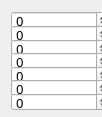
   <widget class="QWidget" name="layoutWidget">
    <property name="geometry">
     <rect>
      <x>700</x>
      <y>650</y>
      <width>102</width>
      <height>117</height>
     </rect>
    </property>
    <property name="minimumSize">
     <size>
      <width>100</width>
      <height>18</height>
     </size>
    </property>
    <property name="maximumSize">
     <size>
      <width>16777215</width>
      <height>117</height>
     </size>
    </property>
    <layout class="QVBoxLayout" name="verticalLayout_3">
     <property name="spacing">
      <number>0</number>
     </property>
     <item>
      <widget class="QSpinBox" name="elevator_speed_control">
       <property name="sizePolicy">
        <sizepolicy hsizetype="Preferred" vsizetype="Preferred">
         <horstretch>0</horstretch>
         <verstretch>0</verstretch>
        </sizepolicy>
       </property>
       <property name="minimumSize">
        <size>
         <width>100</width>
         <height>18</height>
        </size>
       </property>
       <property name="maximumSize">
        <size>
         <width>100</width>
         <height>117</height>
        </size>
       </property>
       <property name="baseSize">
        <size>
         <width>0</width>
         <height>0</height>
        </size>
       </property>
       <property name="font">
        <font>
         <family>aakar</family>
         <pointsize>10</pointsize>
        </font>
       </property>
       <property name="styleSheet">
        <string notr="true"/>
       </property>
       <property name="minimum">
        <number>-999999999</number>
       </property>
       <property name="maximum">
        <number>999999999</number>
       </property>
      </widget>
     </item>
     <item>
      <widget class="QSpinBox" name="lower_LM_speed_control">
       <property name="sizePolicy">
        <sizepolicy hsizetype="Preferred" vsizetype="Preferred">
         <horstretch>0</horstretch>
         <verstretch>0</verstretch>
        </sizepolicy>
       </property>
       <property name="minimumSize">
        <size>
         <width>100</width>
         <height>18</height>
        </size>
       </property>
       <property name="maximumSize">
        <size>
         <width>100</width>
         <height>117</height>
        </size>
       </property>
       <property name="baseSize">
        <size>
         <width>0</width>
         <height>0</height>
        </size>
       </property>
       <property name="font">
        <font>
         <family>aakar</family>
         <pointsize>10</pointsize>
        </font>
       </property>
       <property name="styleSheet">
        <string notr="true"/>
       </property>
       <property name="minimum">
        <number>-999999999</number>
       </property>
       <property name="maximum">
        <number>999999999</number>
       </property>
      </widget>
     </item>
     <item>
      <widget class="QSpinBox" name="upper_LM_speed_control">
       <property name="sizePolicy">
        <sizepolicy hsizetype="Preferred" vsizetype="Preferred">
         <horstretch>0</horstretch>
         <verstretch>0</verstretch>
        </sizepolicy>
       </property>
       <property name="minimumSize">
        <size>
         <width>100</width>
         <height>18</height>
        </size>
       </property>
       <property name="maximumSize">
        <size>
         <width>100</width>
         <height>117</height>
        </size>
       </property>
       <property name="baseSize">
        <size>
         <width>0</width>
         <height>0</height>
        </size>
       </property>
       <property name="font">
        <font>
         <family>aakar</family>
         <pointsize>10</pointsize>
        </font>
       </property>
       <property name="styleSheet">
        <string notr="true"/>
       </property>
       <property name="minimum">
        <number>-999999999</number>
       </property>
       <property name="maximum">
        <number>999999999</number>
       </property>
      </widget>
     </item>
     <item>
      <widget class="QSpinBox" name="PP_sensors_reset">
       <property name="sizePolicy">
        <sizepolicy hsizetype="Preferred" vsizetype="Preferred">
         <horstretch>0</horstretch>
         <verstretch>0</verstretch>
        </sizepolicy>
       </property>
       <property name="minimumSize">
        <size>
         <width>100</width>
         <height>18</height>
        </size>
       </property>
       <property name="maximumSize">
        <size>
         <width>100</width>
         <height>117</height>
        </size>
       </property>
       <property name="baseSize">
        <size>
         <width>0</width>
         <height>0</height>
        </size>
       </property>
       <property name="font">
        <font>
         <family>aakar</family>
         <pointsize>10</pointsize>
        </font>
       </property>
       <property name="styleSheet">
        <string notr="true"/>
       </property>
       <property name="minimum">
        <number>-999999999</number>
       </property>
       <property name="maximum">
        <number>999999999</number>
       </property>
      </widget>
     </item>
     <item>
      <widget class="QSpinBox" name="elevator_counter_reset">
       <property name="sizePolicy">
        <sizepolicy hsizetype="Preferred" vsizetype="Preferred">
         <horstretch>0</horstretch>
         <verstretch>0</verstretch>
        </sizepolicy>
       </property>
       <property name="minimumSize">
        <size>
         <width>100</width>
         <height>18</height>
        </size>
       </property>
       <property name="maximumSize">
        <size>
         <width>100</width>
         <height>117</height>
        </size>
       </property>
       <property name="baseSize">
        <size>
         <width>0</width>
         <height>0</height>
        </size>
       </property>
       <property name="font">
        <font>
         <family>aakar</family>
         <pointsize>10</pointsize>
        </font>
       </property>
       <property name="styleSheet">
        <string notr="true"/>
       </property>
       <property name="minimum">
        <number>-999999999</number>
       </property>
       <property name="maximum">
        <number>999999999</number>
       </property>
      </widget>
     </item>
     <item>
      <widget class="QSpinBox" name="lower_LM_encorder_reset">
       <property name="sizePolicy">
        <sizepolicy hsizetype="Preferred" vsizetype="Preferred">
         <horstretch>0</horstretch>
         <verstretch>0</verstretch>
        </sizepolicy>
       </property>
       <property name="minimumSize">
        <size>
         <width>100</width>
         <height>18</height>
        </size>
       </property>
       <property name="maximumSize">
        <size>
         <width>100</width>
         <height>117</height>
        </size>
       </property>
       <property name="baseSize">
        <size>
         <width>0</width>
         <height>0</height>
        </size>
       </property>
       <property name="font">
        <font>
         <family>aakar</family>
         <pointsize>10</pointsize>
        </font>
       </property>
       <property name="styleSheet">
        <string notr="true"/>
       </property>
       <property name="minimum">
        <number>-999999999</number>
       </property>
       <property name="maximum">
        <number>999999999</number>
       </property>
      </widget>
     </item>
     <item>
      <widget class="QSpinBox" name="upper_LM_encorder_reset">
       <property name="sizePolicy">
        <sizepolicy hsizetype="Preferred" vsizetype="Preferred">
         <horstretch>0</horstretch>
         <verstretch>0</verstretch>
        </sizepolicy>
       </property>
       <property name="minimumSize">
        <size>
         <width>100</width>
         <height>18</height>
        </size>
       </property>
       <property name="maximumSize">
        <size>
         <width>100</width>
         <height>117</height>
        </size>
       </property>
       <property name="baseSize">
        <size>
         <width>0</width>
         <height>0</height>
        </size>
       </property>
       <property name="font">
        <font>
         <family>aakar</family>
         <pointsize>10</pointsize>
        </font>
       </property>
       <property name="styleSheet">
        <string notr="true"/>
       </property>
       <property name="minimum">
        <number>-999999999</number>
       </property>
       <property name="maximum">
        <number>999999999</number>
       </property>
      </widget>
     </item>
    </layout>
   </widget>
